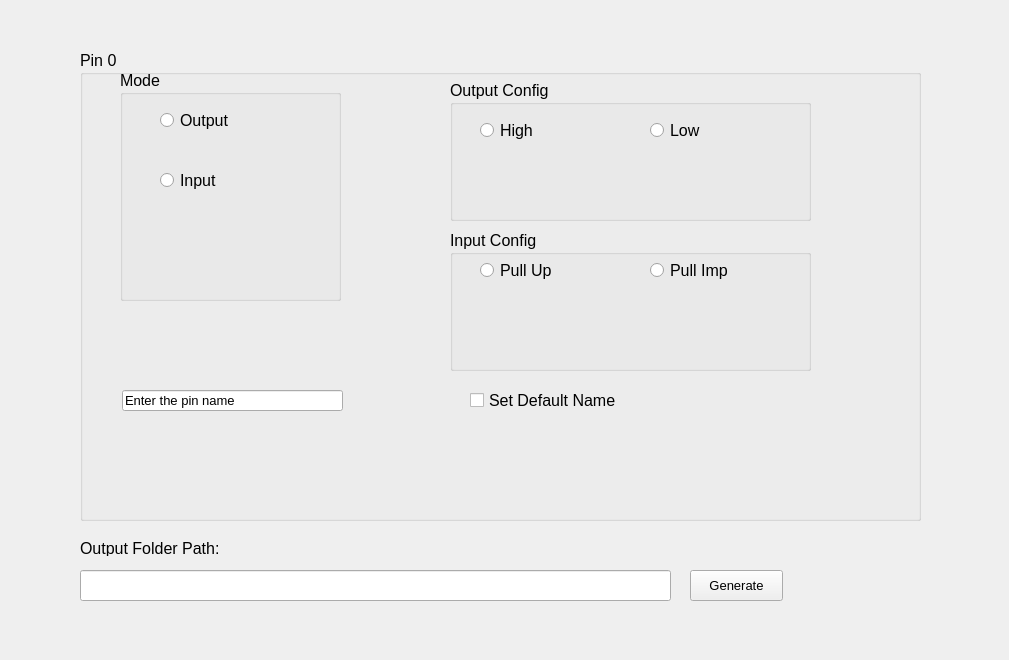
<?xml version="1.0" encoding="UTF-8"?>
<ui version="4.0">
 <class>Form</class>
 <widget class="QWidget" name="Form">
  <property name="geometry">
   <rect>
    <x>0</x>
    <y>0</y>
    <width>1009</width>
    <height>660</height>
   </rect>
  </property>
  <property name="windowTitle">
   <string>DIO_Configurator</string>
  </property>
  <widget class="QGroupBox" name="Pin_0_group">
   <property name="geometry">
    <rect>
     <x>80</x>
     <y>50</y>
     <width>841</width>
     <height>471</height>
    </rect>
   </property>
   <property name="font">
    <font>
     <pointsize>12</pointsize>
     <weight>50</weight>
     <bold>false</bold>
    </font>
   </property>
   <property name="title">
    <string>Pin 0</string>
   </property>
   <widget class="QGroupBox" name="Mode_group">
    <property name="geometry">
     <rect>
      <x>40</x>
      <y>20</y>
      <width>221</width>
      <height>231</height>
     </rect>
    </property>
    <property name="title">
     <string>Mode</string>
    </property>
    <widget class="QRadioButton" name="Output_button">
     <property name="geometry">
      <rect>
       <x>40</x>
       <y>40</y>
       <width>131</width>
       <height>20</height>
      </rect>
     </property>
     <property name="text">
      <string>Output</string>
     </property>
    </widget>
    <widget class="QRadioButton" name="Input_button">
     <property name="geometry">
      <rect>
       <x>40</x>
       <y>100</y>
       <width>131</width>
       <height>20</height>
      </rect>
     </property>
     <property name="text">
      <string>Input</string>
     </property>
    </widget>
   </widget>
   <widget class="QGroupBox" name="Output_config_group">
    <property name="geometry">
     <rect>
      <x>370</x>
      <y>30</y>
      <width>361</width>
      <height>141</height>
     </rect>
    </property>
    <property name="title">
     <string>Output Config</string>
    </property>
    <widget class="QRadioButton" name="High_button">
     <property name="geometry">
      <rect>
       <x>30</x>
       <y>40</y>
       <width>131</width>
       <height>20</height>
      </rect>
     </property>
     <property name="text">
      <string>High</string>
     </property>
    </widget>
    <widget class="QRadioButton" name="Low_button">
     <property name="geometry">
      <rect>
       <x>200</x>
       <y>40</y>
       <width>131</width>
       <height>20</height>
      </rect>
     </property>
     <property name="text">
      <string>Low</string>
     </property>
    </widget>
   </widget>
   <widget class="QGroupBox" name="Input_config_group">
    <property name="geometry">
     <rect>
      <x>370</x>
      <y>180</y>
      <width>361</width>
      <height>141</height>
     </rect>
    </property>
    <property name="title">
     <string>Input Config</string>
    </property>
    <widget class="QRadioButton" name="Pull_Up_button">
     <property name="geometry">
      <rect>
       <x>200</x>
       <y>30</y>
       <width>131</width>
       <height>20</height>
      </rect>
     </property>
     <property name="text">
      <string>Pull Imp</string>
     </property>
    </widget>
    <widget class="QRadioButton" name="Pull_Imp_button">
     <property name="geometry">
      <rect>
       <x>30</x>
       <y>30</y>
       <width>131</width>
       <height>20</height>
      </rect>
     </property>
     <property name="text">
      <string>Pull Up</string>
     </property>
    </widget>
   </widget>
   <widget class="QLineEdit" name="PinName_LineEdit">
    <property name="geometry">
     <rect>
      <x>42</x>
      <y>340</y>
      <width>221</width>
      <height>21</height>
     </rect>
    </property>
    <property name="font">
     <font>
      <pointsize>10</pointsize>
     </font>
    </property>
    <property name="text">
     <string>Enter the pin name</string>
    </property>
   </widget>
   <widget class="QCheckBox" name="Default_Name_CheckBox">
    <property name="geometry">
     <rect>
      <x>390</x>
      <y>340</y>
      <width>181</width>
      <height>20</height>
     </rect>
    </property>
    <property name="text">
     <string>Set Default Name</string>
    </property>
   </widget>
  </widget>
  <widget class="QLineEdit" name="Output_Folder_Path_LineEdit">
   <property name="geometry">
    <rect>
     <x>80</x>
     <y>570</y>
     <width>591</width>
     <height>31</height>
    </rect>
   </property>
  </widget>
  <widget class="QPushButton" name="Generate_Button">
   <property name="geometry">
    <rect>
     <x>690</x>
     <y>570</y>
     <width>93</width>
     <height>31</height>
    </rect>
   </property>
   <property name="font">
    <font>
     <pointsize>10</pointsize>
    </font>
   </property>
   <property name="text">
    <string>Generate</string>
   </property>
  </widget>
  <widget class="QLabel" name="label">
   <property name="geometry">
    <rect>
     <x>80</x>
     <y>540</y>
     <width>171</width>
     <height>16</height>
    </rect>
   </property>
   <property name="font">
    <font>
     <pointsize>12</pointsize>
     <weight>50</weight>
     <bold>false</bold>
    </font>
   </property>
   <property name="text">
    <string>Output Folder Path:</string>
   </property>
  </widget>
 </widget>
 <resources/>
 <connections>
  <connection>
   <sender>Output_button</sender>
   <signal>clicked(bool)</signal>
   <receiver>Output_config_group</receiver>
   <slot>setEnabled(bool)</slot>
   <hints>
    <hint type="sourcelabel">
     <x>225</x>
     <y>119</y>
    </hint>
    <hint type="destinationlabel">
     <x>630</x>
     <y>150</y>
    </hint>
   </hints>
  </connection>
  <connection>
   <sender>Output_button</sender>
   <signal>clicked(bool)</signal>
   <receiver>Input_config_group</receiver>
   <slot>setDisabled(bool)</slot>
   <hints>
    <hint type="sourcelabel">
     <x>225</x>
     <y>119</y>
    </hint>
    <hint type="destinationlabel">
     <x>630</x>
     <y>300</y>
    </hint>
   </hints>
  </connection>
  <connection>
   <sender>Input_button</sender>
   <signal>clicked(bool)</signal>
   <receiver>Input_config_group</receiver>
   <slot>setEnabled(bool)</slot>
   <hints>
    <hint type="sourcelabel">
     <x>225</x>
     <y>179</y>
    </hint>
    <hint type="destinationlabel">
     <x>630</x>
     <y>300</y>
    </hint>
   </hints>
  </connection>
  <connection>
   <sender>Input_button</sender>
   <signal>clicked(bool)</signal>
   <receiver>Output_config_group</receiver>
   <slot>setDisabled(bool)</slot>
   <hints>
    <hint type="sourcelabel">
     <x>225</x>
     <y>179</y>
    </hint>
    <hint type="destinationlabel">
     <x>630</x>
     <y>150</y>
    </hint>
   </hints>
  </connection>
  <connection>
   <sender>Default_Name_CheckBox</sender>
   <signal>clicked(bool)</signal>
   <receiver>PinName_LineEdit</receiver>
   <slot>setDisabled(bool)</slot>
   <hints>
    <hint type="sourcelabel">
     <x>560</x>
     <y>399</y>
    </hint>
    <hint type="destinationlabel">
     <x>232</x>
     <y>400</y>
    </hint>
   </hints>
  </connection>
  <connection>
   <sender>Default_Name_CheckBox</sender>
   <signal>clicked()</signal>
   <receiver>PinName_LineEdit</receiver>
   <slot>clear()</slot>
   <hints>
    <hint type="sourcelabel">
     <x>560</x>
     <y>399</y>
    </hint>
    <hint type="destinationlabel">
     <x>232</x>
     <y>400</y>
    </hint>
   </hints>
  </connection>
  <connection>
   <sender>Generate_Button</sender>
   <signal>clicked()</signal>
   <receiver>PinName_LineEdit</receiver>
   <slot>clear()</slot>
   <hints>
    <hint type="sourcelabel">
     <x>736</x>
     <y>585</y>
    </hint>
    <hint type="destinationlabel">
     <x>232</x>
     <y>400</y>
    </hint>
   </hints>
  </connection>
 </connections>
</ui>
